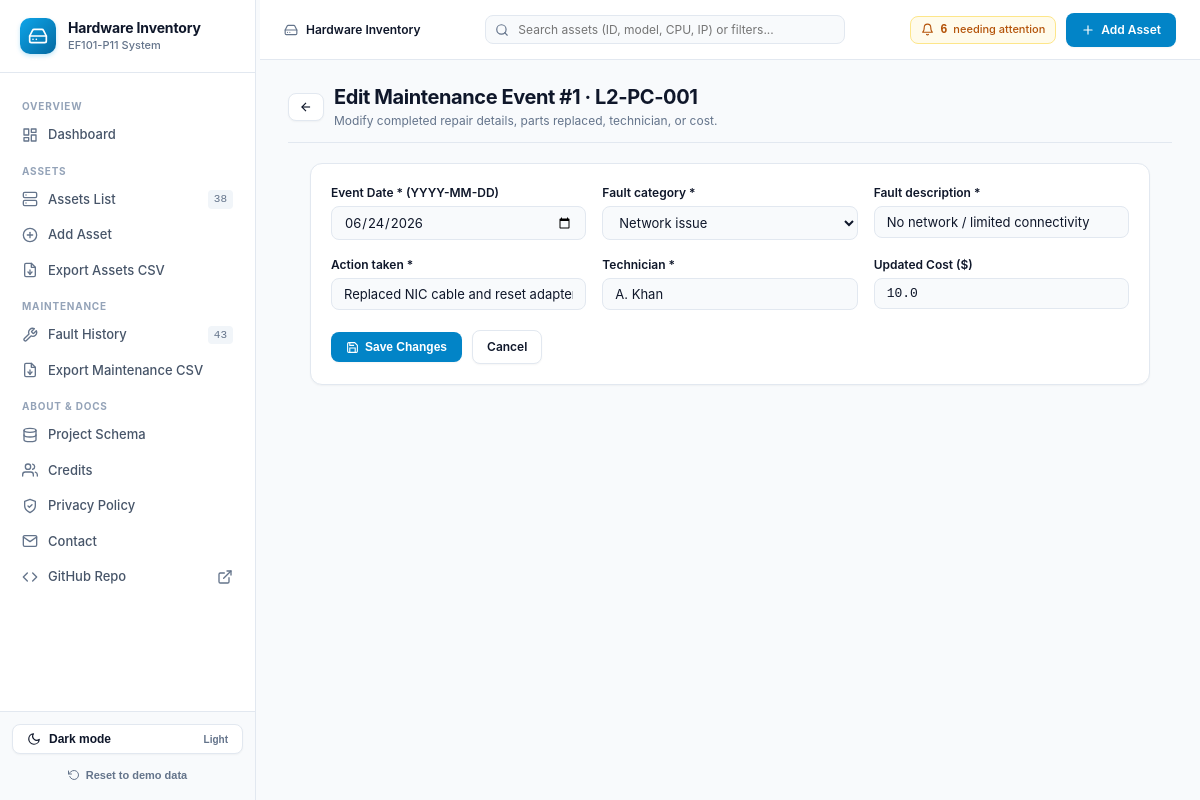
Page /maintenance/1/edit on the committed database.
### tables this page shows
CREATE TABLE assets (
    asset_id          TEXT PRIMARY KEY,                 -- permanent identity, e.g. L1-PC-001
    manufacturer      TEXT NOT NULL,
    model             TEXT NOT NULL,
    cpu               TEXT NOT NULL,                    -- full model, e.g. Intel Core i5-12400
    cpu_family        TEXT NOT NULL,                    -- grouping used for filtering, e.g. Core i5
    ram_gb            INTEGER NOT NULL CHECK (ram_gb > 0),
    ram_type          TEXT NOT NULL CHECK (ram_type IN ('DDR1','DDR2','DDR3','DDR4','DDR5')),
    storage_type      TEXT NOT NULL CHECK (storage_type IN ('SSD','HDD','NVMe','Hybrid')),
    storage_gb        INTEGER NOT NULL CHECK (storage_gb > 0),
    gpu               TEXT,                             -- NULL / empty = integrated only
    gpu_vram_gb       INTEGER CHECK (gpu_vram_gb IS NULL OR gpu_vram_gb > 0),
    os                TEXT NOT NULL,
    ip_address        TEXT,                             -- 192.168.x.n; unique inside a place
    location          TEXT NOT NULL REFERENCES locations(name),
    purchase_date     TEXT NOT NULL,                    -- ISO date YYYY-MM-DD
    warranty_expiry   TEXT NOT NULL,                    -- warranty status is COMPUTED from this
    status            TEXT NOT NULL DEFAULT 'Operational'
                      CHECK (status IN ('Operational','Faulty','Under Repair')),
    -- Current fault: filled while status is Faulty / Under Repair, all NULL when Operational
    status_category   TEXT,                             -- fault category, 'Unknown' if not given
    status_detail     TEXT,                             -- fault description ('' = not given)
    status_action     TEXT,                             -- actions to be taken ('' = not decided)
    status_technician TEXT,                             -- technician ('' = not assigned yet)
    status_date       TEXT,                             -- date the fault was recorded (ISO)
    status_cost       REAL CHECK (status_cost IS NULL OR status_cost >= 0), -- updated cost of the open fault
    active            INTEGER NOT NULL DEFAULT 1 CHECK (active IN (0,1)),  -- 0 = retired (kept for history)
    CHECK ((status = 'Operational' AND status_category IS NULL AND status_detail IS NULL
            AND status_action IS NULL AND status_technician IS NULL AND status_date IS NULL
            AND status_cost IS NULL)
        OR (status <> 'Operational' AND status_category IS NOT NULL AND status_detail IS NOT NULL
            AND status_action IS NOT NULL AND status_technician IS NOT NULL AND status_date IS NOT NULL)),
    CHECK (warranty_expiry >= purchase_date),
    UNIQUE (location, ip_address)                       -- no two PCs in one place share an IP
);

CREATE TABLE maintenance (
    id                INTEGER PRIMARY KEY AUTOINCREMENT,
    asset_id          TEXT NOT NULL REFERENCES assets(asset_id),
    event_date        TEXT NOT NULL,
    fault_category    TEXT NOT NULL,                  -- one of the fault category drop-down options
    fault_description TEXT NOT NULL,                  -- may be '' when not given
    action_taken      TEXT NOT NULL,                  -- may be '' when not given
    technician        TEXT NOT NULL,                  -- may be '' when not given
    cost_usd          REAL NOT NULL DEFAULT 0 CHECK (cost_usd >= 0)   -- US dollars
);

### app.py (the view, shortened to what this page needs)
@app.route("/maintenance/<int:event_id>/edit", methods=["GET", "POST"])
def maintenance_event_edit(event_id):
    ev = queries.get_maintenance_event(event_id)
    if not ev:
        return render_template("message.html", title="Event not found", text=f"No maintenance event with ID {event_id}."), 404
    asset = queries.get_asset(ev["asset_id"])
    ev_dict = dict(ev)
    ev_dict["cost"] = ev["cost_usd"]
    return render_template("maintenance_edit.html", ev=ev_dict, event_id=event_id, asset=asset, fault_categories=FAULT_CATEGORIES)

### app.py (called while the page is built, shortened)
@app.before_request
def guard_requests():
    try:
        hostname = urlsplit("//" + request.host).hostname
    except ValueError:
        hostname = None
    extra = {h.strip().lower() for h in os.environ.get("INVENTORY_ALLOWED_HOSTS", "").split(",") if h.strip()}
    if hostname not in LOCAL_HOSTS | extra:
        return render_template("message.html", title="Wrong address",
                               text="Open this app at http://127.0.0.1 (the address printed when it starts)."), 400

@app.after_request
def security_headers(resp):
    resp.headers.setdefault("Content-Security-Policy",
                            "default-src 'self'; script-src 'self' 'unsafe-inline'; style-src 'self' 'unsafe-inline'; "
                            "img-src 'self' data:; form-action 'self'; frame-ancestors 'none'; base-uri 'self'")
    resp.headers.setdefault("X-Content-Type-Options", "nosniff")
    resp.headers.setdefault("X-Frame-Options", "DENY")
    resp.headers.setdefault("Referrer-Policy", "same-origin")      # "no-referrer" makes browsers send Origin: null
    return resp

@app.context_processor
def option_lists():
    counts = queries.global_counts()
    return dict(storage_types=STORAGE_TYPES, statuses=STATUSES, ram_types=RAM_TYPES,
                fault_categories=FAULT_CATEGORIES, locations=queries.location_names(),
                location_subnets=queries.location_subnets_map(), next_subnet=queries.next_subnet(),
                active_asset_count=counts["active_assets"], total_events_count=counts["total_events"],
                attention_count=counts["attention_count"],
                NEW_LOCATION=NEW_LOCATION, sort_link=sort_link, today=date.today().isoformat(),
                github_url=GITHUB_URL)

### db.py (called while the page is built)
def get_db():
    conn = sqlite3.connect(DB_PATH)
    conn.row_factory = sqlite3.Row
    conn.execute("PRAGMA foreign_keys = ON")   # enforce maintenance.asset_id -> assets
    return conn

### queries.py (called while the page is built)
def _all(sql, params=()):
    db = get_db()
    try:
        return db.execute(sql, params).fetchall()
    finally:
        db.close()

def _one(sql, params=()):
    db = get_db()
    try:
        return db.execute(sql, params).fetchone()
    finally:
        db.close()

def attention_sql():
    return "(a.active=1 AND a.status IN ('Faulty','Under Repair'))"

def location_names():
    return [r[0] for r in _all("SELECT name FROM locations ORDER BY name")]

def get_asset(asset_id):
    return _one("SELECT * FROM assets WHERE asset_id=?", (asset_id,))

### templates/maintenance_edit.html (shortened to what this page needs)
{% extends "base.html" %}
{% block content %}
<div class="row between" style="margin-bottom:20px;padding-bottom:12px;border-bottom:1px solid var(--line);flex-wrap:wrap;gap:12px">
  <div class="row" style="gap:10px">
    <a class="btn sec" href="{{ url_for('asset_detail', asset_id=asset.asset_id) }}" style="padding:6px 10px" title="Back to asset">
      <svg width="14" height="14" viewBox="0 0 24 24" fill="none" stroke="currentColor" stroke-width="2"><line x1="19" y1="12" x2="5" y2="12"></line><polyline points="12 19 5 12 12 5"></polyline></svg>
    </a>
    <div>
      <h1>Edit Maintenance Event #{{ event_id }} &middot; {{ asset.asset_id }}</h1>
      <div class="subtitle">Modify completed repair details, parts replaced, technician, or cost.</div>
    </div>
  </div>
</div>
<div class="card" style="max-width:840px;margin:0 auto">
  <form method="post" novalidate>
    <div class="formgrid">
      <div>
        <label for="f-event_date">Event Date * (YYYY-MM-DD)</label>
        <input type="date" name="event_date" value="{{ ev.get('event_date', '') }}" id="f-event_date">
      </div>
      <div>
        <label for="f-fault_category">Fault category *</label>
        <select name="fault_category" id="f-fault_category">
          {% for o in fault_categories %}<option{{ ' selected' if ev.get('fault_category')==o }}>{{ o }}</option>{% endfor %}
        </select>
      </div>
      <div>
        <label for="f-fault_description">Fault description *</label>
        <input name="fault_description" value="{{ ev.get('fault_description', '') }}" placeholder="What went wrong?" id="f-fault_description">
      </div>
      <div>
        <label for="f-action_taken">Action taken *</label>
        <input name="action_taken" value="{{ ev.get('action_taken', '') }}" placeholder="What was done?" id="f-action_taken">
      </div>
      <div>
        <label for="f-technician">Technician *</label>
        <input name="technician" value="{{ ev.get('technician', '') }}" placeholder="Technician name" id="f-technician">
      </div>
      <div>
        <label for="f-cost">Updated Cost ($)</label>
        <input type="number" step="any" min="0" name="cost" class="font-mono" value="{{ ev.get('cost') or ev.get('cost_usd') or 0 }}" placeholder="0" id="f-cost">
      </div>
    </div>
    <div class="row" style="margin-top:20px;gap:10px">
      <button class="btn" type="submit">
        <svg width="13" height="13" viewBox="0 0 24 24" fill="none" stroke="currentColor" stroke-width="2"><path d="M19 21H5a2 2 0 0 1-2-2V5a2 2 0 0 1 2-2h11l5 5v11a2 2 0 0 1-2 2z"></path><polyline points="17 21 17 13 7 13 7 21"></polyline><polyline points="7 3 7 8 15 8"></polyline></svg>
        Save Changes
      </button>
      <a class="btn sec" href="{{ url_for('asset_detail', asset_id=asset.asset_id) }}">Cancel</a>
    </div>
  </form>
</div>
{% endblock %}

### static/style.css (style rules this page uses)
:root { --sidebar-w: 256px; --bg: #f8fafc; --card: #ffffff; --card-border: #e2e8f0; --input: #f8fafc; --input-border: #e2e8f0; --th: #ffffff; --hover: #f8fafc; --track: #f1f5f9; --ink: #0f172a; --muted: #64748b; --line: #e2e8f0; --accent: #0284c7; --accent-hover: #0369a1; --accent-active: #075985; --accent-fg: #ffffff; --accent-light: #f0f9ff; --accent-border: #bae6fd; --accent-ink: #0369a1; --ok: #047857; --ok-bg: #ecfdf5; --ok-border: #a7f3d0; --ok-dot: #10b981; --warn: #b45309; --warn-bg: #fffbeb; --warn-border: #fde68a; --warn-dot: #f59e0b; --bad: #be123c; --bad-bg: #fff1f2; --bad-border: #fecdd3; --bad-dot: #f43f5e; --retired: #475569; --retired-bg: #f1f5f9; --retired-border: #e2e8f0; --side: #ffffff; --side-border: #e2e8f0; --side-ink: #475569; --side-heading: #94a3b8; --side-hover: #f8fafc; --side-on: #f0f9ff; --side-on-ink: #0369a1; --header-bg: #ffffff; --header-border: #e2e8f0; --shadow-2xs: 0 1px 2px 0 rgba(0, 0, 0, 0.04); --shadow-xs: 0 1px 3px 0 rgba(0, 0, 0, 0.06); --shadow-sm: 0 2px 4px -1px rgba(0, 0, 0, 0.06), 0 1px 2px -1px rgba(0, 0, 0, 0.04); --shadow-md: 0 4px 6px -1px rgba(0, 0, 0, 0.08), 0 2px 4px -2px rgba(0, 0, 0, 0.04); --font-sans: -apple-system, BlinkMacSystemFont, "Segoe UI", Roboto, "Helvetica Neue", Arial, sans-serif; --font-mono: ui-monospace, SFMono-Regular, Menlo, Monaco, Consolas, "Liberation Mono", "Courier New", monospace; color-scheme: light; }
*, *::before, *::after { box-sizing: border-box; margin: 0; padding: 0; }
body { font-family: var(--font-sans); font-size: 0.875rem; line-height: 1.5; background: var(--bg); color: var(--ink); -webkit-font-smoothing: antialiased; text-rendering: optimizeLegibility; }
code, pre, .font-mono, td.nw, th.nw { font-family: var(--font-mono); }
a { color: var(--accent); text-decoration: none; transition: color 150ms ease; }
h1 { font-size: 1.25rem; font-weight: 700; letter-spacing: -0.02em; color: var(--ink); margin: 0; line-height: 1.3; }
.subtitle { font-size: 0.75rem; color: var(--muted); margin-top: 2px; }
.card { background: var(--card); border: 1px solid var(--card-border); border-radius: 12px; padding: 20px; box-shadow: var(--shadow-2xs); margin-bottom: 20px; transition: box-shadow 150ms ease, border-color 150ms ease; }
.btn { display: inline-flex; align-items: center; justify-content: center; gap: 6px; padding: 7px 14px; font-size: 0.75rem; font-weight: 600; border-radius: 8px; background: var(--accent); color: #ffffff; border: 1px solid transparent; cursor: pointer; transition: all 120ms ease; box-shadow: var(--shadow-2xs); text-decoration: none; }
.btn.sec { background: var(--card); color: var(--ink); border: 1px solid var(--line); }
label { display: block; font-size: 0.75rem; font-weight: 600; color: var(--ink); margin-bottom: 4px; }
input, select, textarea { width: 100%; padding: 7px 12px; font-size: 0.8125rem; background: var(--input); border: 1px solid var(--input-border); border-radius: 8px; color: var(--ink); font-family: inherit; transition: border-color 150ms ease, box-shadow 150ms ease; }
.formgrid { display: grid; grid-template-columns: repeat(auto-fit, minmax(240px, 1fr)); gap: 16px; }
.row { display: flex; align-items: center; gap: 10px; }
.row.between { justify-content: space-between; }

### rows in the picture
assets: asset_id "L2-PC-001"
maintenance: event_date "06/24/2026", fault_description "No network / limited connectivity", action_taken "Replaced NIC cable and reset adapter", technician "A. Khan", cost "10.0"

### other values in the picture
{{ active_asset_count }} "38"
{{ total_events_count }} "43"
{{ attention_count }} "6"
{{ event_id }} "1"
form field fault_category "Network issue"
